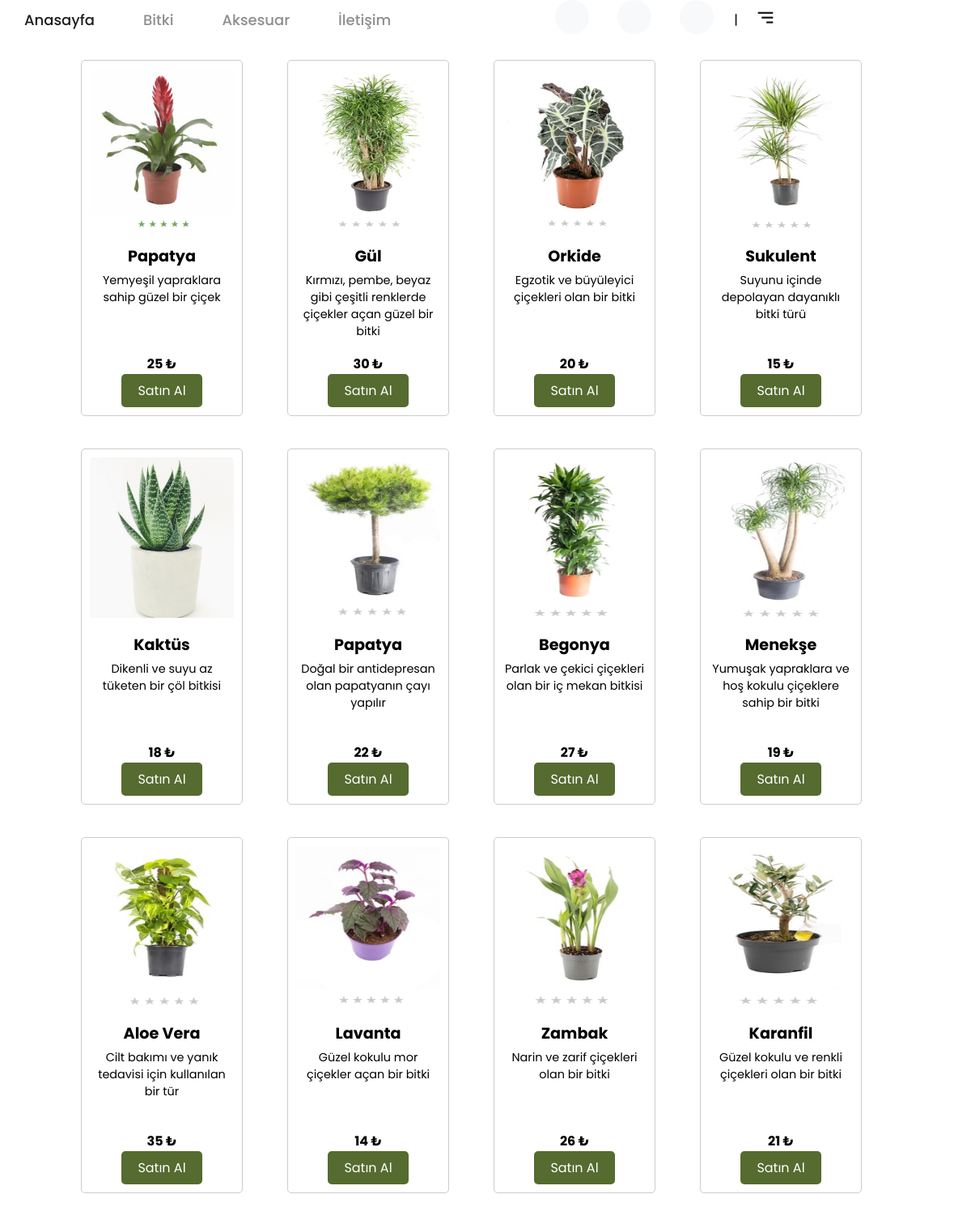
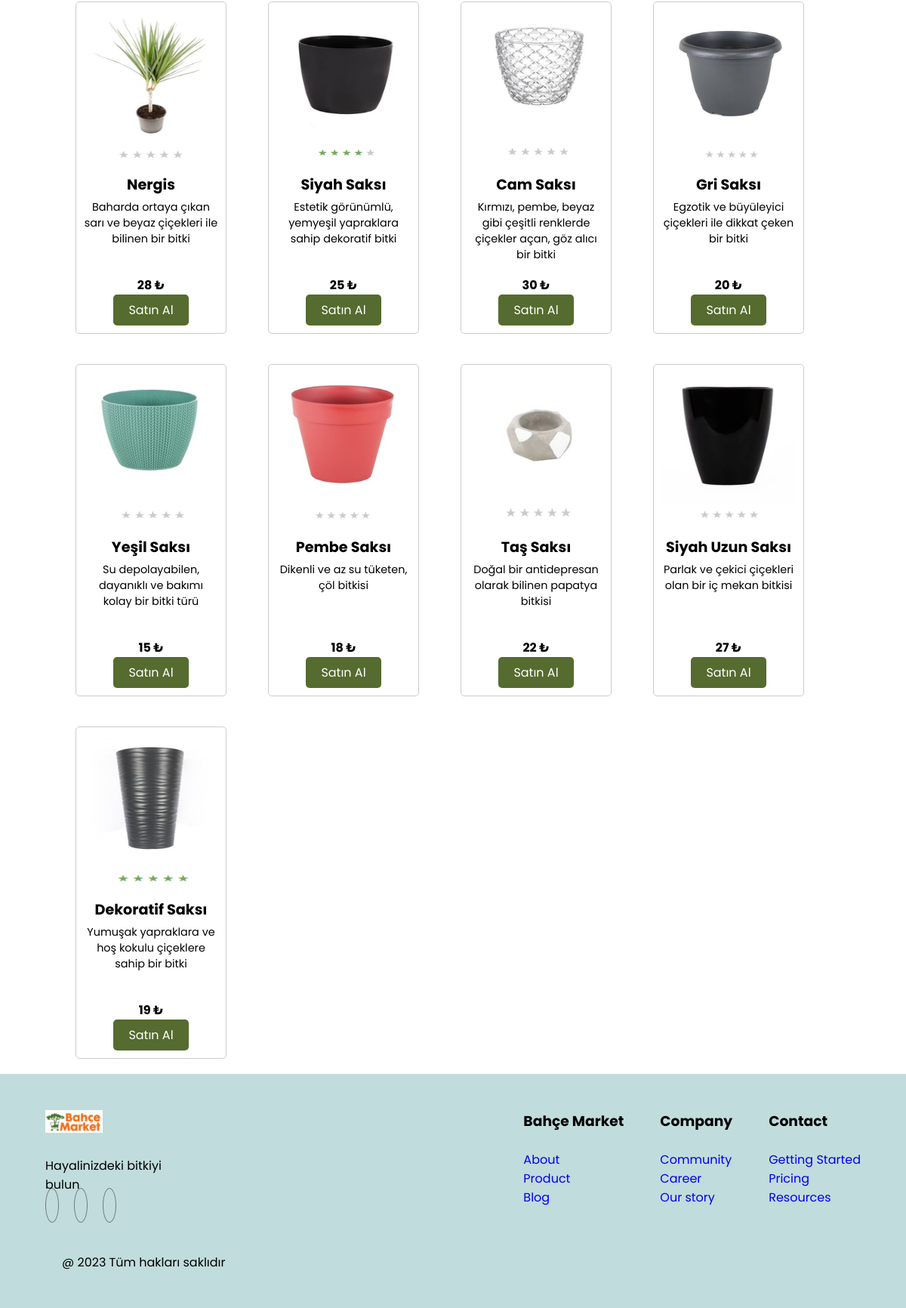
The page /bitki.php on the database its author committed (2 pictures, top to bottom).
### tables this page shows
CREATE TABLE `urunler` (
  `id` int(11) NOT NULL,
  `urun_ad` varchar(100) DEFAULT NULL,
  `aciklama` varchar(200) DEFAULT NULL,
  `fiyat` int(11) DEFAULT NULL
);

### bitki.php (the view, shortened to what this page needs)
<!DOCTYPE html>
<html lang="en">
<head>
    <link rel="stylesheet" href="css/styles4.css">
    <link href="https://cdn.jsdelivr.net/npm/remixicon@3.4.0/fonts/remixicon.css" rel="stylesheet">
    <link rel="stylesheet" href="https://unpkg.com/boxicons@latest/css/boxicons.min.css">
</head>
<body>
    <header>
        <nav>
            <ul class="navbar">
            <li><a href="index.html" class="active">Anasayfa</a></li>
                <li><a href="bitki.php">Bitki</a></li>
                <li><a href="aksesuar.php">Aksesuar</a></li>
                <li><a href="iletişim.html">İletişim</a></li>
            </ul>
            <div class="icons">
            <a href="cart.php" id="cart-icon"><i class="ri-shopping-cart-2-line"></i></a>
                <a href="register.php"><i class="ri-user-3-line"></i></a>
                <a href="login.php"><i class="ri-login-box-line"></i></a>
                <div>|</div>
                <a href="admin.php"><div class="bx bx-menu-alt-right" id="menu-icon"></div></a>
            </div>
        </nav>
    </header>
    <div class="content">
        <div class="banner">
        </div>
        <div class="products-container">
                <?php
                require 'vt_baglanti.php';
                $sql = "SELECT * FROM urunler";
                $result = $conn->query($sql);
                while ($row = $result->fetch_assoc()) {
                    echo '<div class="product">';
                    echo '<img src="images/' . $row['id'] . '.png" width="200" height="200"  alt="' . $row['urun_ad'] . '">';
                    echo '<h3>' . $row['urun_ad'] . '</h3>';
                    echo '<p>' . $row['aciklama'] . '</p>';
                    echo '<h4>' . $row['fiyat'] . ' ₺ </h4>';
                    echo '<a href="cart.php?urun_ad=' . $row['urun_ad'] .'" class="btn">Satın Al</a>';
                    echo '</div>';
                }
                ?>
        </div>
    </div>
    <footer class="">
        <div class="footer-container">
          <div class="company-info">
            <img src="img/bahce.JPG" alt="">
            <p>Hayalinizdeki bitkiyi bulun</p>
            <div class="socials">
              <div><i class="ri-facebook-fill"></i></div>
              <div><i class="ri-instagram-fill"></i></div>
              <div><i class="ri-twitter-fill"></i></div>
            </div>
          </div>
          <div class="web-pages">
            <div>
              <h3>Bahçe Market</h3>
              <a href="#"><p>About</p></a>
              <a href="#"><p>Product</p></a>
              <a href="#"><p>Blog</p></a>
            </div>
            <div>
              <h3>Company</h3>
              <a href="#"><p>Community</p></a>
              <a href="#"><p>Career</p></a>
              <a href="#"><p>Our story</p></a>
            </div>
            <div>
              <h3>Contact</h3>
              <a href="#"><p>Getting Started</p></a>
              <a href="#"><p>Pricing</p></a>
              <a href="#"><p>Resources</p></a>
            </div>
          </div>
        </div>
        <p class="copyright">@ 2023 Tüm hakları saklıdır</p>
      </footer>
</body>
</html>

### css/styles4.css (style rules this page uses)
* { box-sizing: border-box; margin: 0; padding: 0; list-style: none; text-decoration: none; }
:root { --bg-color: #c1dcdc; --primary-color: #1e1e1e; --secondary-color: #1e1e1ebf; --text-color: #1e1e1e80; --heading-text: 2rem; --defaut-text: 1.125rem; }
body { margin: 0 auto; font-family: "Poppins", sans-serif; }
nav { display: flex; justify-content: space-between; align-items: center; width: 80%; }
.navbar { display: flex; }
.navbar a { font-size: var(--defaut-text); color: var(--text-color); font-weight: 500; padding: 10px 25px; margin: 0 5px; background: transparent; border-radius: 30px; transition: all 0.45s ease; }
.navbar a.active { color: var(--primary-color); }
.icons { display: flex; align-items: center; }
.icons i { height: 42px; width: 42px; background: #f7f9fb; display: inline-flex; align-items: center; justify-content: center; border-radius: 50%; color: var(--primary-color); font-size: 20px; margin-right: 25px; margin-left: 10px; transition: all 0.45s ease; }
#menu-icon { font-size: 28px; color: var(--primary-color); z-index: 10001; cursor: pointer; margin-left: 20px; }
.products-container { display: grid; grid-template-columns: repeat(auto-fill, minmax(200px, 1fr)); grid-auto-rows: auto; grid-auto-flow: row; gap: 20px; max-width: 1000px; margin: 0 auto; }
.product { border: 2px solid #ccc; border-radius: 10px; padding: 20px; width: 200px; text-align: center; }
.product img { width: 100%; border-radius: 10px; }
.product h3 { margin-top: 10px; font-size: 1.2rem; }
.product p { margin-top: 5px; font-size: 0.9rem; }
footer { background: var(--bg-color); padding: 48px 0; }
.footer-container { margin: 0 5%; display: flex; justify-content: space-between; }
.company-info img { height: 30px; margin-bottom: 24px; }
.company-info p { width: 190px; }
.socials { display: flex; gap: 20px; }
.socials i { padding: 8px; font-size: 20px; border: 1px solid var(--text-color); color: var(--secondary-color); border-radius: 50%; cursor: pointer; transition: all .45s ease; }
.web-pages { display: flex; gap: 48px; }
.web-pages h3 { margin-bottom: 24px; }
.copyright { margin: 48px 0 0 82px; }

### bitki.php (style rules this page uses)
.product { border: 1px solid #ccc; border-radius: 5px; padding: 10px; margin-bottom: 20px; text-align: center; }
.product img { max-width: 100%; height: 200px; border-radius: 5px; }
.product h3 { margin-top: 10px; }
.product p { margin-bottom: 1px; height: 100px; }
.btn { display: inline-block; padding: 8px 20px; background-color:darkolivegreen; color: #fff; text-decoration: none; border-radius: 5px; transition: background-color 0.3s ease; }

### rows shown on the page
urunler: shows a picture, urun_ad "Papatya", aciklama "Yemyeşil yapraklara sahip güzel bir çiçek", fiyat "25"
urunler: shows a picture, urun_ad "Gül", aciklama "Kırmızı, pembe, beyaz gibi çeşitli renklerde çiçekler açan güzel bir bitki", fiyat "30"
urunler: shows a picture, urun_ad "Orkide", aciklama "Egzotik ve büyüleyici çiçekleri olan bir bitki", fiyat "20"
urunler: shows a picture, urun_ad "Sukulent", aciklama "Suyunu içinde depolayan dayanıklı bitki türü", fiyat "15"
urunler: shows a picture, urun_ad "Kaktüs", aciklama "Dikenli ve suyu az tüketen bir çöl bitkisi", fiyat "18"
urunler: shows a picture, urun_ad "Papatya", aciklama "Doğal bir antidepresan olan papatyanın çayı yapılır", fiyat "22"
urunler: shows a picture, urun_ad "Begonya", aciklama "Parlak ve çekici çiçekleri olan bir iç mekan bitkisi", fiyat "27"
urunler: shows a picture, urun_ad "Menekşe", aciklama "Yumuşak yapraklara ve hoş kokulu çiçeklere sahip bir bitki", fiyat "19"
urunler: shows a picture, urun_ad "Aloe Vera", aciklama "Cilt bakımı ve yanık tedavisi için kullanılan bir tür", fiyat "35"
urunler: shows a picture, urun_ad "Lavanta", aciklama "Güzel kokulu mor çiçekler açan bir bitki", fiyat "14"
urunler: shows a picture, urun_ad "Zambak", aciklama "Narin ve zarif çiçekleri olan bir bitki", fiyat "26"
urunler: shows a picture, urun_ad "Karanfil", aciklama "Güzel kokulu ve renkli çiçekleri olan bir bitki", fiyat "21"
urunler: shows a picture, urun_ad "Nergis", aciklama "Baharda ortaya çıkan sarı ve beyaz çiçekleri ile bilinen bir bitki", fiyat "28"
urunler: shows a picture, urun_ad "Siyah Saksı", aciklama "Estetik görünümlü, yemyeşil yapraklara sahip dekoratif bitki", fiyat "25"
urunler: shows a picture, urun_ad "Cam Saksı", aciklama "Kırmızı, pembe, beyaz gibi çeşitli renklerde çiçekler açan, göz alıcı bir bitki", fiyat "30"
urunler: shows a picture, urun_ad "Gri Saksı", aciklama "Egzotik ve büyüleyici çiçekleri ile dikkat çeken bir bitki", fiyat "20"
urunler: shows a picture, urun_ad "Yeşil Saksı", aciklama "Su depolayabilen, dayanıklı ve bakımı kolay bir bitki türü", fiyat "15"
urunler: shows a picture, urun_ad "Pembe Saksı", aciklama "Dikenli ve az su tüketen, çöl bitkisi", fiyat "18"
urunler: shows a picture, urun_ad "Taş Saksı", aciklama "Doğal bir antidepresan olarak bilinen papatya bitkisi", fiyat "22"
urunler: shows a picture, urun_ad "Siyah Uzun Saksı", aciklama "Parlak ve çekici çiçekleri olan bir iç mekan bitkisi", fiyat "27"
urunler: shows a picture, urun_ad "Dekoratif Saksı", aciklama "Yumuşak yapraklara ve hoş kokulu çiçeklere sahip bir bitki", fiyat "19"
